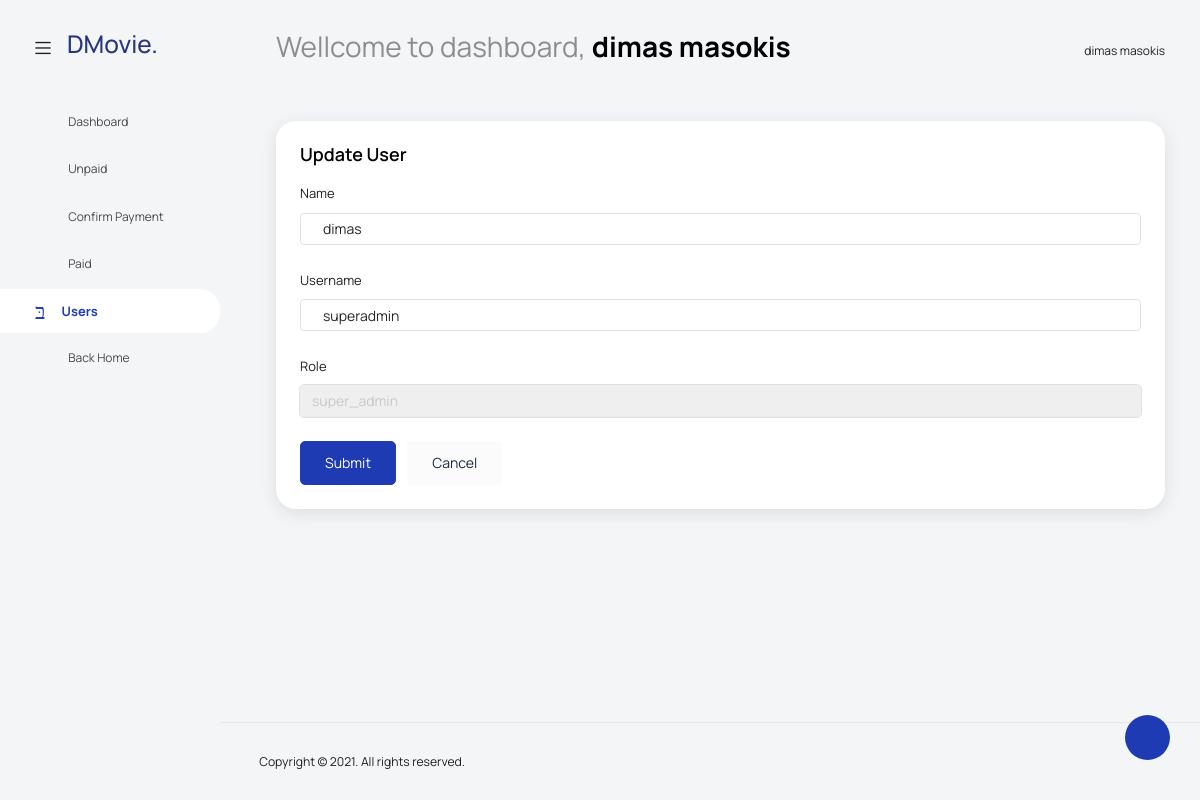
Screenshot of /admin/index.php?page=update-user&id_user=1 (signed in) with the database file from the repository.
### tables this page shows
CREATE TABLE `user` (
  `id_user` int(11) NOT NULL,
  `name` varchar(50) NOT NULL,
  `username` varchar(50) NOT NULL,
  `password` varchar(50) NOT NULL,
  `role` enum('super_admin','admin','customer') NOT NULL
);

### admin/form-update-user.php (the view, shortened to what this page needs)
<?php
require_once('../koneksi/db-konek.php');
$id_user = $_GET["id_user"];
$query = mysqli_query($koneksi, "SELECT name,username,role FROM user where id_user=$id_user");
$data = mysqli_fetch_array($query);
?>
<div class="col-12 grid-margin stretch-card">
    <div class="card">
        <div class="card-body">
            <h4 class="card-title">Update User</h4>
            <form class="forms-sample" action="update-user-action.php" method="POST" enctype="multipart/form-data">
                <div class="form-group">
                    <label>Name</label>
                    <input type="text" name="name" class="form-control" placeholder="Name" value="<?php echo $data['name']; ?>">
                </div>
                <div class="form-group">
                    <label>Username</label>
                    <input type="text" name="username" class="form-control" placeholder="Username" value="<?php echo $data['username']; ?>">
                </div>
                <div class="form-group">
                    <label>Role</label>
                    <select name="role" class="form-control">
                        <option value="<?php echo $data['role']; ?>"><?php echo $data['role']; ?></option>
                    </select>
                </div>
                <button type="submit" class="btn btn-primary me-2">Submit</button>
                <button class="btn btn-light">Cancel</button>
            </form>
        </div>
    </div>
</div>

### rows the page displays
user: name "dimas", username "superadmin", role "super_admin"

### other values shown
$_SESSION['nama'] "dimas masokis"
